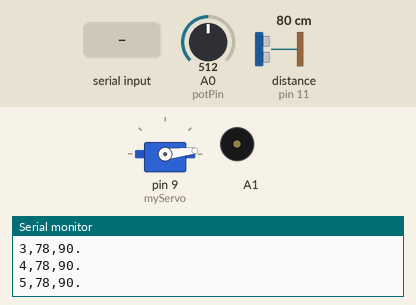
A sketch run on a simulated Arduino Uno, built with avr-gcc and run on an emulated ATmega328P. Shown: servo, buzzer (waves = sounding), the last lines printed to the serial monitor. Wiring (inferred from the names in the program): ultrasonic range finder: trigger pin 10; echo pin 11. The test bench sets the inputs (shaded band); at power-on: distance to the obstacle (sensor on pin 11) 80 cm, A0 (potPin) = 512. The echo pulse lasts 58.3 µs per cm.

Above: at 1.2 s.
1.3 s: byte 30 received over Serial
At 3.95 s:
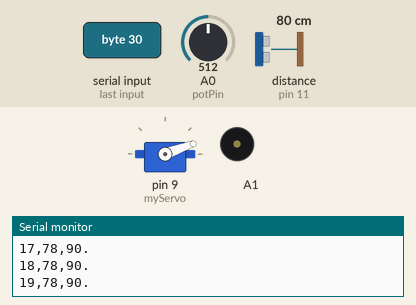
4.3 s: distance to the obstacle (sensor on pin 11) set to 12 cm
7.3 s: byte 90 received over Serial
At 7.54 s:
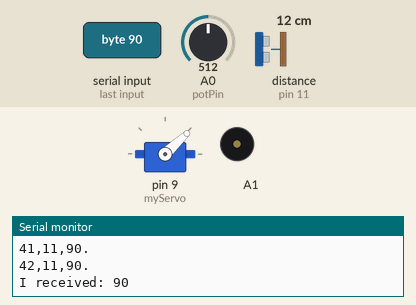
10.3 s: byte 120 received over Serial
At 10.6 s:
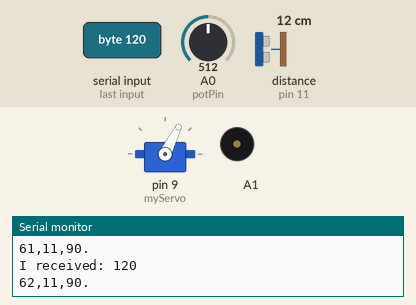
13.3 s: A0 (potPin) set to 1023
At 14.2 s:
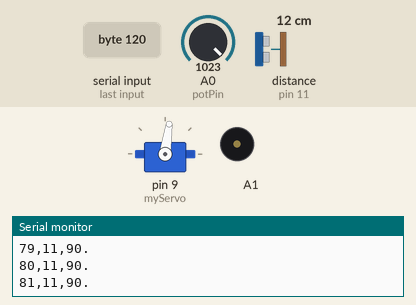
14.9 s: A0 (potPin) set to 122
At 16.88 s:
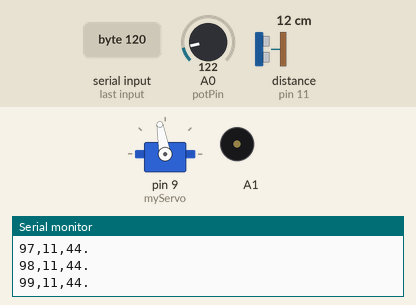
Timing chart, 0 to 20.5 s (numbered marks = the images above; inputs shaded):
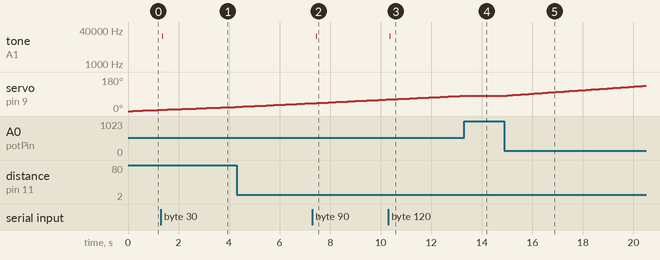

Measured:
- after the input at 1.3 s, tone on A1: silent → 20000 Hz after 0.05 s, → silent 0.02 s later
- after the input at 7.3 s, tone on A1: silent → 20000 Hz after 0.15 s, → silent 0.02 s later
- after the input at 10.3 s, tone on A1: silent → 20000 Hz after 0.06 s, → silent 0.02 s later
- after the input at 13.3 s, servo on pin 9 (myServo): goes on until 13.4 s, then stays 82°
- after the input at 14.9 s, servo on pin 9 (myServo): moves from 82° to 134° over 5.4 s, starting after 0.11 s

The sketch:

sketch_mar21a.ino
```cpp
#include <Servo.h>

Servo myServo;

int incomingByte = 0;

// Defines Tirg and Echo pins of the Ultrasonic Sensor
const int trigPin = 10;
const int echoPin = 11;

int const potPin = A0;
int potVal;
int angle = 0;
int delayTime;
int delayLimit = 150;
int distanceLimit = 100;
int distanceAverage = 0;
long duration;

int angleMin = 15;
int angleMax = 165;

void setup() {
  pinMode(trigPin, OUTPUT); // Sets the trigPin as an Output
  pinMode(echoPin, INPUT); // Sets the echoPin as an Input

  myServo.attach(9);
  Serial.begin(9600);
}

void calculeDelay() {
  potVal = analogRead(potPin);
  // Serial.print("potVal: ");
  // Serial.print(potVal);
  // Serial.print(".\n");
  delayTime = map(potVal, 0, 1023, 30, delayLimit);
}

void loop() {
 int i ;
 calculeDelay();
  for (angle; angle<angleMax; angle++) {
    myServo.write(angle);
    pauseWhenPotIsInLimit();
    delay(delayTime);
    averageDistance();
    printDebug();
    executeBuzzer();
  }
  for(angle; angle>angleMin; angle--) {
    myServo.write(angle);
    pauseWhenPotIsInLimit();
    delay(delayTime);
    averageDistance();
    printDebug();
    executeBuzzer();
  }
 }

 void executeBuzzer() {
  // send data only when you receive data:
  if (Serial.available() > 0) {
    // read the incoming byte:
    incomingByte = Serial.read();

    // say what you got:
    Serial.print("I received: ");
    Serial.println(incomingByte, DEC);
    tone(A1, 20000, 20);
    delay(10);
  }
 }

void averageDistance() {
  int nbAverage = 10;
  int distances[nbAverage];
  int i = 0;
  int s = 0;
  do {
    int distance = calculateDistance();
    if (distance < distanceLimit) {
      distances[i] = distance;
      s += distance;
      i++;
    }
    delay(5);
  } while(i < nbAverage);

  distanceAverage = s/nbAverage;
}

void printDebug() {
  Serial.print(angle);
  Serial.print(",");
  Serial.print(distanceAverage);
  Serial.print(",");
  Serial.print(delayTime);
  Serial.print(".\n");
}

void pauseWhenPotIsInLimit() {
  calculeDelay();
  while (delayTime == delayLimit) {
    calculeDelay();
    delay(5);
  }
}

 // Function for calculating the distance measured by the Ultrasonic sensor
int calculateDistance() {
  digitalWrite(trigPin, LOW);
  delayMicroseconds(2);
  digitalWrite(trigPin, HIGH);
  delayMicroseconds(10);
  digitalWrite(trigPin, LOW);
  duration = pulseIn(echoPin, HIGH);
  int distance= duration*0.034/2;
  return distance;
}
```
